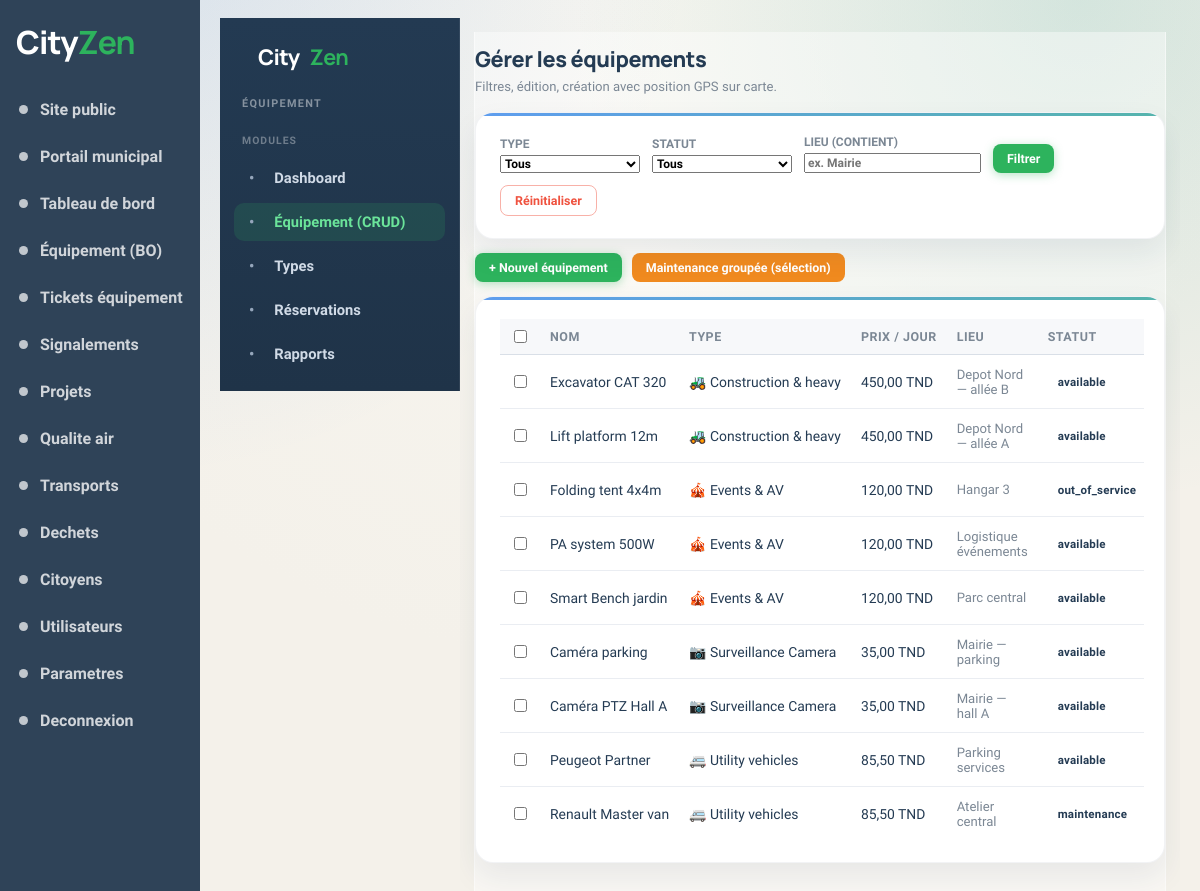
Screenshot of /admin/equipment.php?route=equipment (signed in) with the database file from the repository.
### tables this page shows
CREATE TABLE equipment (
    id               INT UNSIGNED AUTO_INCREMENT PRIMARY KEY,
    name             VARCHAR(150)    NOT NULL,
    status           ENUM('available','reserved','maintenance','out_of_service') NOT NULL DEFAULT 'available',
    location         VARCHAR(255)    NOT NULL DEFAULT '',
    type_id          INT UNSIGNED    NOT NULL,
    price_per_day    DECIMAL(10,2)   NOT NULL DEFAULT 0.00,
    last_maintenance DATE            NULL,
    latitude         DECIMAL(10,8)   NULL,
    longitude        DECIMAL(11,8)   NULL,
    CONSTRAINT fk_equipment_type
        FOREIGN KEY (type_id) REFERENCES type_equipment(id)
        ON DELETE RESTRICT ON UPDATE CASCADE
);

CREATE TABLE type_equipment (
    id                                   INT UNSIGNED AUTO_INCREMENT PRIMARY KEY,
    category_name                        VARCHAR(150)     NOT NULL,
    icon                                 VARCHAR(64)      NOT NULL DEFAULT '📦',
    daily_cost                           DECIMAL(10,2)    NOT NULL DEFAULT 0.00,
    warranty_months                      TINYINT UNSIGNED NOT NULL DEFAULT 12,
    default_maintenance_frequency_months TINYINT UNSIGNED NOT NULL DEFAULT 6
);

### equipment/backoffice/app/controllers/EquipmentManageController.php (called while the page is built, shortened)
<?php
class EquipmentManageController
{
    private $equipment;
    public function __construct(PDO $pdo)
    {
        $this->equipment = new Equipment($pdo);
    }
    public function index(string $message = '', string $messageType = ''): void
    {
        $typeId = !empty($_GET['filter_type']) ? (int) $_GET['filter_type'] : null;
        $status = isset($_GET['filter_status']) && $_GET['filter_status'] !== '' ? (string) $_GET['filter_status'] : null;
        $location = isset($_GET['filter_location']) && $_GET['filter_location'] !== '' ? trim((string) $_GET['filter_location']) : null;
        $typeId = $typeId !== null && $typeId > 0 ? $typeId : null;
        $rows = $this->equipment->allWithType($typeId, $status, $location);
        require VIEW_PATH . '/equipment/manage.php';
        require VIEW_PATH . '/layouts/main.php';
    }
}

### equipment/backoffice/app/helpers/url.php (called while the page is built, shortened)
<?php
function bo_url(string $route, array $params = []): string
{
    $params['route'] = $route;
    return cityzen_asset('admin/equipment.php') . '?' . http_build_query($params);
}

### equipment/backoffice/app/models/Equipment.php (called while the page is built, shortened)
<?php
class Equipment
{
    private $pdo;
    public function __construct(PDO $pdo)
    {
        $this->pdo = $pdo;
    }
    public function allWithType(?int $typeId = null, ?string $status = null, ?string $location = null): array
    {
        $sql = 'SELECT e.id, e.name, e.status, e.location, e.type_id, e.price_per_day, e.last_maintenance, e.latitude, e.longitude,
                       t.category_name AS type_category_name, t.icon AS type_icon, t.daily_cost AS type_daily_cost
                FROM equipment e
                INNER JOIN type_equipment t ON t.id = e.type_id
                WHERE 1=1';
        $params = [];
        $sql .= ' ORDER BY t.category_name ASC, e.name ASC';
        $stmt = $this->pdo->prepare($sql);
        $stmt->execute($params);
        return $stmt->fetchAll();
    }
}

### equipment/backoffice/app/views/equipment/manage.php (the view, shortened to what this page needs)
<header class="topbar topbar-bo bo-module-header">
  <div class="bo-topbar-titles">
    <h1 class="bo-page-title">Gérer les équipements</h1>
    <p class="bo-page-sub">Filtres, édition, création avec position GPS sur carte.</p>
  </div>
</header>
<form method="get" action="<?= htmlspecialchars(bo_url('equipment'), ENT_QUOTES, 'UTF-8') ?>" class="bo-filter-bar card compact">
  <div class="bo-filter-grid">
    <label>Type
      <select name="filter_type">
        <option value="">Tous</option>
      </select>
    </label>
    <label>Statut
      <select name="filter_status">
        <option value="">Tous</option>
      </select>
    </label>
    <label>Lieu (contient)
      <input type="text" name="filter_location" value="<?= htmlspecialchars((string) ($_GET['filter_location'] ?? ''), ENT_QUOTES, 'UTF-8') ?>" placeholder="ex. Mairie">
    </label>
    <button type="submit" class="btn-bo btn-bo--accept">Filtrer</button>
    <a href="<?= htmlspecialchars(bo_url('equipment'), ENT_QUOTES, 'UTF-8') ?>" class="btn-bo btn-bo--decline" style="text-decoration:none;display:inline-flex;align-items:center;">Réinitialiser</a>
  </div>
</form>
<form method="post" action="<?= htmlspecialchars(bo_url('equipment'), ENT_QUOTES, 'UTF-8') ?>" id="bulk-form">
  <div class="bo-toolbar">
    <button type="button" class="btn-bo btn-bo--accept" id="btn-open-create">+ Nouvel équipement</button>
    <button type="submit" class="btn-bo" style="background:var(--orange);color:#fff;" onclick="return document.querySelectorAll('input[name=\'equipment_ids[]\']:checked').length>0;">Maintenance groupée (sélection)</button>
  </div>
  <div class="card">
    <div class="bo-table-wrap">
      <table class="transport-table bo-table">
        <thead>
          <tr>
            <th><input type="checkbox" id="check-all" title="Tout"></th>
            <th>Nom</th><th>Type</th><th>Prix / jour</th><th>Lieu</th><th>Statut</th><th>Dernière m.</th><th>GPS</th><th></th>
          </tr>
        </thead>
        <tbody>
        <?php foreach ($rows as $eq): ?>
          <tr>
            <td><input type="checkbox" name="equipment_ids[]" value="<?= (int) $eq['id'] ?>"></td>
            <td><?= htmlspecialchars((string) $eq['name'], ENT_QUOTES, 'UTF-8') ?></td>
            <td><?= htmlspecialchars((string) ($eq['type_icon'] ?? '') . ' ' . ($eq['type_category_name'] ?? ''), ENT_QUOTES, 'UTF-8') ?></td>
            <td><?= number_format((float) ($eq['price_per_day'] ?? 0), 2, ',', ' ') ?> TND</td>
            <td class="bo-td-notes"><?= htmlspecialchars((string) $eq['location'], ENT_QUOTES, 'UTF-8') ?></td>
            <td><span class="bo-badge"><?= htmlspecialchars((string) $eq['status'], ENT_QUOTES, 'UTF-8') ?></span></td>
          </tr>
        <?php endforeach; ?>
        </tbody>
      </table>
    </div>
  </div>
</form>

### assets/css/style.css (style rules this page uses)
:root { --bg: #f4f1ea; --surface: #ffffff; --surface-soft: #fbf8f2; --ink: #243b53; --muted: #7b8794; --line: #d9dfe7; --nav: #2f4358; --green: #2db35d; --green-soft: #edf8ef; --orange: #f08a1f; --orange-soft: #fff2df; --red: #ef523f; --red-soft: #feece8; --blue-soft: #eef5fb; --shadow: 0 14px 30px rgba(29, 53, 87, 0.08); --radius-lg: 18px; --radius-md: 14px; --radius-sm: 10px; }
* { box-sizing: border-box; }
html { scroll-behavior: smooth; }
body { margin: 0; font-family: "Nunito Sans", sans-serif; background: radial-gradient(circle at top, #f8f6f0 0%, var(--bg) 58%); color: var(--ink); }
a { color: inherit; text-decoration: none; }
button, input { font: inherit; }
button { transition: transform 0.18s ease, box-shadow 0.2s ease, background-color 0.2s ease, color 0.2s ease, border-color 0.2s ease; }
.topbar { display: flex; align-items: center; justify-content: space-between; gap: 1rem; background: var(--nav); color: #fff; box-shadow: var(--shadow); }

### rows the page displays
equipment: name "Excavator CAT 320", type.category_name "🚜 Construction & heavy", price_per_day "450,00", location "Depot Nord — allée B", status "available"
equipment: name "Lift platform 12m", type.category_name "🚜 Construction & heavy", price_per_day "450,00", location "Depot Nord — allée A", status "available"
equipment: name "Folding tent 4x4m", type.category_name "🎪 Events & AV", price_per_day "120,00", location "Hangar 3", status "out_of_service"
equipment: name "PA system 500W", type.category_name "🎪 Events & AV", price_per_day "120,00", location "Logistique événements", status "available"
equipment: name "Smart Bench jardin", type.category_name "🎪 Events & AV", price_per_day "120,00", location "Parc central", status "available"
equipment: name "Caméra parking", type.category_name "📷 Surveillance Camera", price_per_day "35,00", location "Mairie — parking", status "available"
equipment: name "Caméra PTZ Hall A", type.category_name "📷 Surveillance Camera", price_per_day "35,00", location "Mairie — hall A", status "available"
equipment: name "Peugeot Partner", type.category_name "🚐 Utility vehicles", price_per_day "85,50", location "Parking services", status "available"
equipment: name "Renault Master van", type.category_name "🚐 Utility vehicles", price_per_day "85,50", location "Atelier central", status "maintenance"

### other values shown
$item['label'] "Site public"
$item['label'] "Portail municipal"
$item['label'] "Tableau de bord"
$item['label'] "Équipement (BO)"
$item['label'] "Tickets équipement"
$item['label'] "Signalements"
$item['label'] "Projets"
$item['label'] "Qualite air"
$item['label'] "Transports"
$item['label'] "Dechets"
$item['label'] "Citoyens"
$item['label'] "Utilisateurs"
$item['label'] "Parametres"
$item['label'] "Deconnexion"
